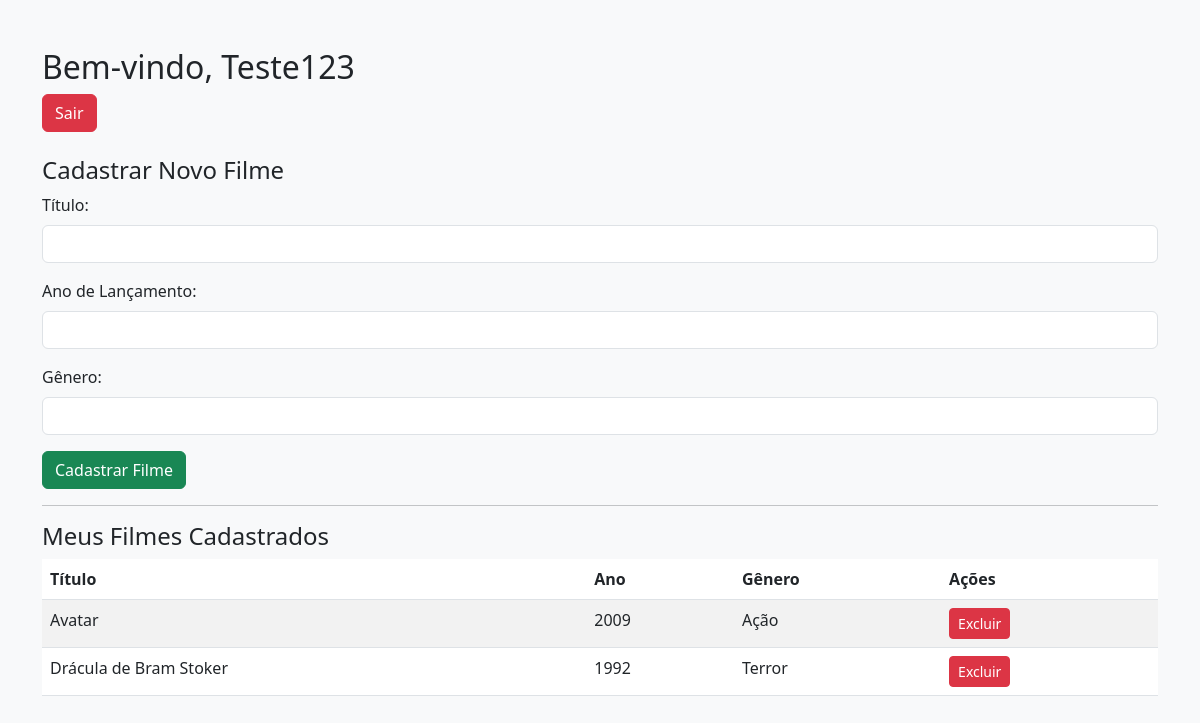
The page /cadastro-filmes/dashboard.php (signed in) on the database its author committed.
### tables this page shows
CREATE TABLE `tb_filmes` (
  `id` int(11) NOT NULL,
  `usuario_id` int(11) NOT NULL,
  `titulo` varchar(255) NOT NULL,
  `ano` int(11) NOT NULL,
  `genero` varchar(100) NOT NULL
);

### cadastro-filmes/dashboard.php (the view, shortened to what this page needs)
<?php
$conn = conectar_banco();
$usuario_id = $_SESSION['usuario_id'];
$sql = "SELECT id, titulo, ano, genero FROM tb_filmes WHERE usuario_id = ? ORDER BY id DESC";
$stmt = $conn->prepare($sql);
$stmt->bind_param("i", $usuario_id);
$stmt->execute();
$result = $stmt->get_result();
$filmes = $result->fetch_all(MYSQLI_ASSOC);
?>
<!DOCTYPE html>
<html lang="pt-br">
<head>
    <link href="https://cdn.jsdelivr.net/npm/bootstrap@5.3.0/dist/css/bootstrap.min.css" rel="stylesheet">
</head>
<body class="bg-light">
<div class="container mt-5">
    <h2>Bem-vindo, <?= htmlspecialchars($_SESSION['usuario_nome']) ?></h2>
    <a href="logout.php" class="btn btn-danger mb-4">Sair</a>
    <h4>Cadastrar Novo Filme</h4>
    <form method="post" action="dashboard.php">
        <div class="mb-3">
            <label for="titulo" class="form-label">Título:</label>
            <input type="text" class="form-control" id="titulo" name="titulo" required>
        </div>
        <div class="mb-3">
            <label for="ano" class="form-label">Ano de Lançamento:</label>
            <input type="number" class="form-control" id="ano" name="ano" min="1800" max="<?= date("Y") + 1 ?>" required>
        </div>
        <div class="mb-3">
            <label for="genero" class="form-label">Gênero:</label>
            <input type="text" class="form-control" id="genero" name="genero" required>
        </div>
        <button type="submit" class="btn btn-success">Cadastrar Filme</button>
    </form>
    <hr>
    <h4>Meus Filmes Cadastrados</h4>
    <?php if (count($filmes) === 0): ?>
        <p>Nenhum filme cadastrado ainda.</p>
    <?php else: ?>
        <table class="table table-striped">
            <thead>
                <tr>
                    <th>Título</th>
                    <th>Ano</th>
                    <th>Gênero</th>
                    <th>Ações</th>
                </tr>
            </thead>
            <tbody>
                <?php foreach ($filmes as $filme): ?>
                <tr>
                    <td><?= htmlspecialchars($filme['titulo']) ?></td>
                    <td><?= htmlspecialchars($filme['ano']) ?></td>
                    <td><?= htmlspecialchars($filme['genero']) ?></td>
                    <td>
                        <a href="dashboard.php?excluir=<?= $filme['id'] ?>" class="btn btn-danger btn-sm" onclick="return confirm('Tem certeza que deseja excluir este filme?')">Excluir</a>
                    </td>
                </tr>
                <?php endforeach; ?>
            </tbody>
        </table>
    <?php endif; ?>
</div>
</body>
</html>

### rows shown on the page
tb_filmes: titulo "Avatar", ano "2009", genero "Ação"
tb_filmes: titulo "Drácula de Bram Stoker", ano "1992", genero "Terror"

### other values the page prints
$_SESSION['usuario_nome'] "Teste123"
